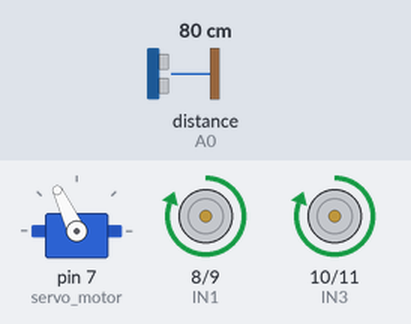
A sketch run on a simulated Arduino Uno, built with avr-gcc and run on an emulated ATmega328P. Parts: servo, motor-driver pin pairs drawn as motors (green arrow = first pin HIGH = forward, orange = second pin HIGH = backward, longer = more drive). The inputs (shaded band) are chosen by the test bench; at power-on: distance to the obstacle (sensor on A0) 80 cm. The echo pulse lasts 58.3 µs per cm.

Above: at 3.8 s.
3.9 s: distance to the obstacle (sensor on A0) set to 18 cm
5.4 s: distance to the obstacle (sensor on A0) set to 14 cm
At 6.03 s:
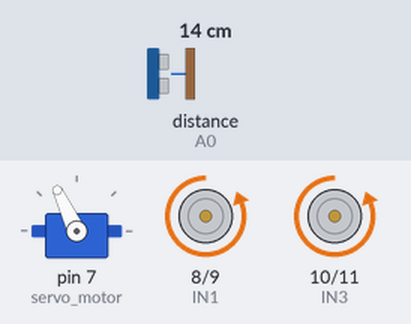
At 7.0 s:
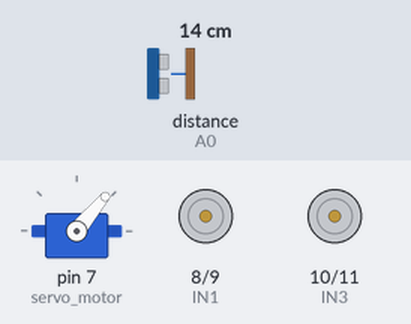
11.4 s: distance to the obstacle (sensor on A0) set to 35 cm
14.0 s: distance to the obstacle (sensor on A0) set to 2 cm
At 16.6 s:
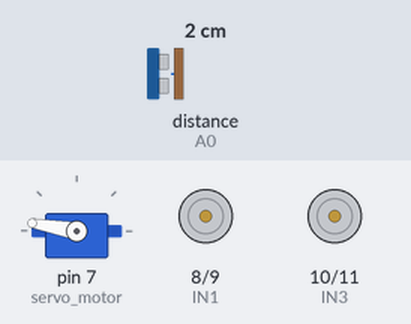
Timing chart, 0 to 18.0 s (numbered marks = the images above; inputs shaded):
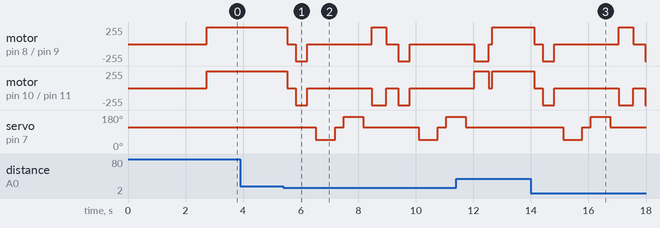

The sketch:

obstacle_avoiding_robot.ino
```cpp
#include <Servo.h>
#include <NewPing.h>

//our L298N control pins
int IN1 = 8;
int IN2 = 9;
int IN3 = 10;
int IN4 = 11;

#define trig_pin A1 //analog input 1
#define echo_pin A0 //analog input 2

#define maximum_distance 15

boolean goesForward = false;
int distance = 100;

NewPing sonar(trig_pin, echo_pin, maximum_distance); //sensor function
Servo servo_motor; //our servo name

void setup() {

  pinMode(IN3, OUTPUT);
  pinMode(IN1, OUTPUT);
  pinMode(IN2, OUTPUT);
  pinMode(IN4, OUTPUT);

  servo_motor.attach(7); //our servo pin

  servo_motor.write(115);
  delay(2000);
  distance = readPing();
  delay(100);
  distance = readPing();
  delay(100);
  distance = readPing();
  delay(100);
  distance = readPing();
  delay(100);
}
void loop() {
  int distanceRight = 0;
  int distanceLeft = 0;
  delay (50);

  if (distance <= 20){
    moveStop();
    delay(300);
    moveBackward();
    delay(400);
    moveStop();
    delay(300);
    distanceRight = lookRight();
    delay(300);
    distanceLeft = lookLeft();
    delay(300);

    if (distance >= distanceLeft) {
    turnRight();
    moveStop();
  }
    else{
      turnLeft();
      moveStop();
    }
  }
    else{
      moveForward();
    }
    distance = readPing();
  }
  int lookRight() {
    servo_motor.write(50);
    delay(500);
    int distance = readPing();
    delay(100);
    servo_motor.write(115);
    return distance;
  }
  int lookLeft() {
    servo_motor.write(170);
    delay(500);
    int distance = readPing();
    delay(100);
    servo_motor.write(115);
    return distance;
    delay(100);
  }
int readPing() {
    delay(70);
    int cm = sonar.ping_cm();
    if (cm==0){
      cm=250;
    }
  return cm;
  }
  void moveStop() {

    digitalWrite(IN3, LOW);
    digitalWrite(IN1, LOW);
    digitalWrite(IN4, LOW);
    digitalWrite(IN2, LOW);
  }
  void moveForward(){

    if (!goesForward) {

      goesForward=true;

    digitalWrite(IN1, HIGH);
    digitalWrite(IN3, HIGH);

    digitalWrite(IN2, LOW);
    digitalWrite(IN4, LOW);
  }
}
  void moveBackward () {

    goesForward=false;

    digitalWrite(IN2, HIGH);
    digitalWrite(IN4, HIGH);

    digitalWrite(IN1, LOW);
    digitalWrite(IN3, LOW);
}
  void turnRight () {

    digitalWrite(IN1, HIGH);
    digitalWrite(IN4, HIGH);

    digitalWrite(IN2, LOW);
    digitalWrite(IN3, LOW);

    delay(500);

    digitalWrite(IN1, HIGH);
    digitalWrite(IN3, HIGH);

    digitalWrite(IN2, LOW);
    digitalWrite(IN4, LOW);
  }
  void turnLeft() {

    digitalWrite(IN2, HIGH);
    digitalWrite(IN3, HIGH);

    digitalWrite(IN1, LOW);
    digitalWrite(IN4, LOW);

    delay(500);

    digitalWrite(IN1, HIGH);
    digitalWrite(IN3, HIGH);

    digitalWrite(IN2, LOW);
    digitalWrite(IN4, LOW);
  }
```

Measured:
- the behaviour switches between 16 and 15 cm on distance to the obstacle (sensor on A0) (found by bisection; images 0 and 1)
- after the input at 3.9 s, every drawn part: stays the same
